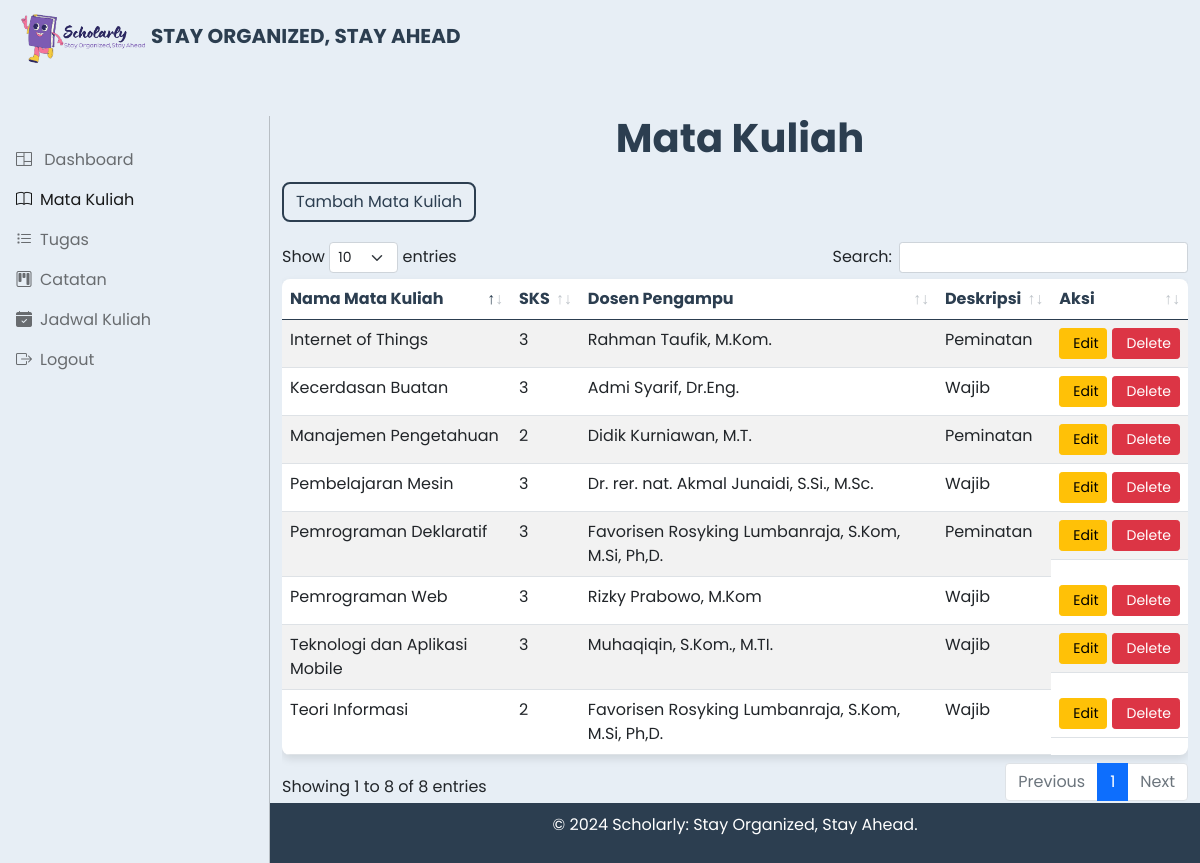
Page /mata-kuliah.php on the committed database.
### tables this page shows
CREATE TABLE `mata_kuliah` (
  `id` int(11) NOT NULL,
  `nama_matkul` varchar(100) DEFAULT NULL,
  `sks` int(11) DEFAULT NULL,
  `dosen_pengampu` varchar(100) DEFAULT NULL,
  `deskripsi` varchar(255) DEFAULT NULL
);

### mata-kuliah.php (the view, shortened to what this page needs)
<?php
include "config.php";
?>
<!DOCTYPE html>
<html lang="en">
<head>
    <link rel="stylesheet" href="css/bootstrap.min.css" />
    <link rel="stylesheet" href="https://cdn.jsdelivr.net/npm/bootstrap-icons@1.11.3/font/bootstrap-icons.min.css" />
    <link rel="stylesheet" href="css/dataTables.bootstrap5.min.css" />
    <link rel="stylesheet" href="css/style.css" />
    <link rel="stylesheet" href="css/style2.css" />
</head>
<body>
    <nav class="navbar navbar-expand-lg navbar-dark fixed-top" style="background-color: #e7eef5;">
        <div class="container-fluid">
            <img class="ms-1" src="logo.png" alt="ScholarlyLogo" width="135px"/>
            <a
                class="navbar-brand me-auto ms-lg-0 ms-2 text-uppercase fw-bold"
                href ="#"
                style = "color: #2c3e50;"
                >Stay Organized, Stay Ahead</a>
        </div>
    </nav>
    <div
        class="offcanvas offcanvas-start sidebar-nav bg-light mt-3"
        tabindex="-1"
        id="sidebar"
    >
        <div class="offcanvas-body p-0" style= "background-color: #e7eef5;">
            <nav class="navbar-light">
                <ul class="navbar-nav">
                    <li>
                        <a href="dashboard.php" class="nav-link px-3 mt-4">
                            <span class="me-2"><i class="bi bi-columns"></i></span>
                            <span>Dashboard</span>
                        </a>
                    </li>
                    <li>
                        <a class="nav-link px-3 active sidebar-link"  href="mata-kuliah.php">
                            <span class="me-2"><i class="bi bi-book"></i></span>
                            <span>Mata Kuliah</span>
                        </a>
                    </li>
                    <li>
                        <a class="nav-link px-3 sidebar-link"  href="tugas.php">
                            <span class="me-2"><i class="bi bi-list-task"></i></span>
                            <span>Tugas</span>
                        </a>
                    </li>
                    <li>
                        <a class="nav-link px-3 sidebar-link"  href="Catatan.php">
                            <span class="me-2"><i class="bi bi-kanban"></i></span>
                            <span>Catatan</span>
                        </a>
                    </li>
                    <li>
                        <a class="nav-link px-3 sidebar-link"  href="jadwal-kuliah.php">
                            <span class="me-2"><i class="bi bi-calendar-check-fill"></i></span>
                            <span>Jadwal Kuliah</span>
                        </a>
                    </li>
                    <li>
                    <a class="nav-link px-3 sidebar-link" id="logoutButton" href="#">
                        <span class="me-2"><i class="bi bi-box-arrow-right"></i></span>
                        <span>Logout</span>
                    </a>
                    </li>
                </ul>
            </nav>
        </div>
    </div>
    <main class="mt-5 pt-3">
        <div class="container-fluid" style="margin-top: 50px;">
            <h1
                style="text-align: center; margin-bottom: 20px; color: #2c3e50; font-weight: bold; display: flex; justify-content: center; align-items: center;">
                <i class="fas fa-book" style="margin-right: 10px;"></i> Mata Kuliah
            </h1>
            <a class="btn btn-outline-primary" href="create-mataKuliah.php"><i class="fas fa-plus"></i> Tambah Mata Kuliah</a>
            <div class="table-responsive">
                <table id="mataKuliahTable" class="table table-striped table-hover">
                    <thead>
                        <tr>
                            <th>Nama Mata Kuliah</th>
                            <th>SKS</th>
                            <th>Dosen Pengampu</th>
                            <th>Deskripsi</th>
                            <th>Aksi</th>
                        </tr>
                    </thead>
                    <tbody>
                        <?php
                        $result = $mysqli->query("SELECT * FROM mata_kuliah");
                        while ($row = $result->fetch_assoc()): ?>
                            <tr>
                                <td><?php echo $row['nama_matkul']; ?></td>
                                <td><?php echo $row['sks']; ?></td>
                                <td><?php echo $row['dosen_pengampu']; ?></td>
                                <td><?php echo $row['deskripsi']; ?></td>
                                <td>
                                    <a class="btn btn-sm btn-warning" href="update-mataKuliah.php?id=<?php echo $row['id']; ?>">
                                        <i class="fas fa-edit"></i> Edit
                                    </a>
                                    <a class="btn btn-sm btn-danger" href="#" onclick="confirmDelete(<?php echo $row['id']; ?>)">
                                        <i class="fas fa-trash"></i> Delete
                                    </a>
                                </td>
                            </tr>
                        <?php endwhile; ?>
                    </tbody>
                </table>
            </div>
        </div>
        <footer>
            <p>&copy; 2024 Scholarly: Stay Organized, Stay Ahead.</p>
        </footer>
    </main>
</body>
</html>

### css/style.css (style rules this page uses)
body, button { font-family: "Poppins", sans-serif; background-color: #e7eef5; }
:root { --offcanvas-width: 270px; --topNavbarHeight: 100px; }
.sidebar-nav { width: var(--offcanvas-width); }
.sidebar-link { display: flex; align-items: center; }
footer { background-color: #2c3e50; color: white; text-align: center; padding: 10px 0; }
@media (min-width: 992px) { body { overflow: auto !important; } }
@media (min-width: 992px) { main { margin-left: var(--offcanvas-width); } }
@media (min-width: 992px) { .sidebar-nav { transform: none; visibility: visible !important; top: var(--topNavbarHeight); height: calc(100% - var(--topNavbarHeight)); } }

### mata-kuliah.php (style rules this page uses)
.btn-outline-primary { margin-bottom: 20px; border-color: #2c3e50; color: #2c3e50; border-radius: 8px; border-width: 2px; }
table { background-color: #ffffff; box-shadow: 0 4px 8px rgba(0, 0, 0, 0.1); border-radius: 8px; overflow: hidden; }
th { background-color: #a79277; color: #2c3e50; border-radius: 0; }
th:first-child { border-top-left-radius: 8px; }
th:last-child { border-top-right-radius: 8px; }
td:last-child { display: flex; gap: 5px; }
footer { background-color: #2c3e50; color: white; text-align: center; padding: 10px 0; }

### rows in the picture
mata_kuliah: nama_matkul "Kecerdasan Buatan", sks "3", dosen_pengampu "Admi Syarif, Dr.Eng.", deskripsi "Wajib"
mata_kuliah: nama_matkul "Teori Informasi", sks "2", dosen_pengampu "Favorisen Rosyking Lumbanraja, S.Kom, M.Si, Ph,D.", deskripsi "Wajib"
mata_kuliah: nama_matkul "Pemrograman Deklaratif", sks "3", dosen_pengampu "Favorisen Rosyking Lumbanraja, S.Kom, M.Si, Ph,D.", deskripsi "Peminatan"
mata_kuliah: nama_matkul "Pembelajaran Mesin", sks "3", dosen_pengampu "Dr. rer. nat. Akmal Junaidi, S.Si., M.Sc.", deskripsi "Wajib"
mata_kuliah: nama_matkul "Teknologi dan Aplikasi Mobile", sks "3", dosen_pengampu "Muhaqiqin, S.Kom., M.TI.", deskripsi "Wajib"
mata_kuliah: nama_matkul "Pemrograman Web", sks "3", dosen_pengampu "Rizky Prabowo, M.Kom", deskripsi "Wajib"
mata_kuliah: nama_matkul "Internet of Things", sks "3", dosen_pengampu "Rahman Taufik, M.Kom.", deskripsi "Peminatan"
mata_kuliah: nama_matkul "Manajemen Pengetahuan", sks "2", dosen_pengampu "Didik Kurniawan, M.T.", deskripsi "Peminatan"
